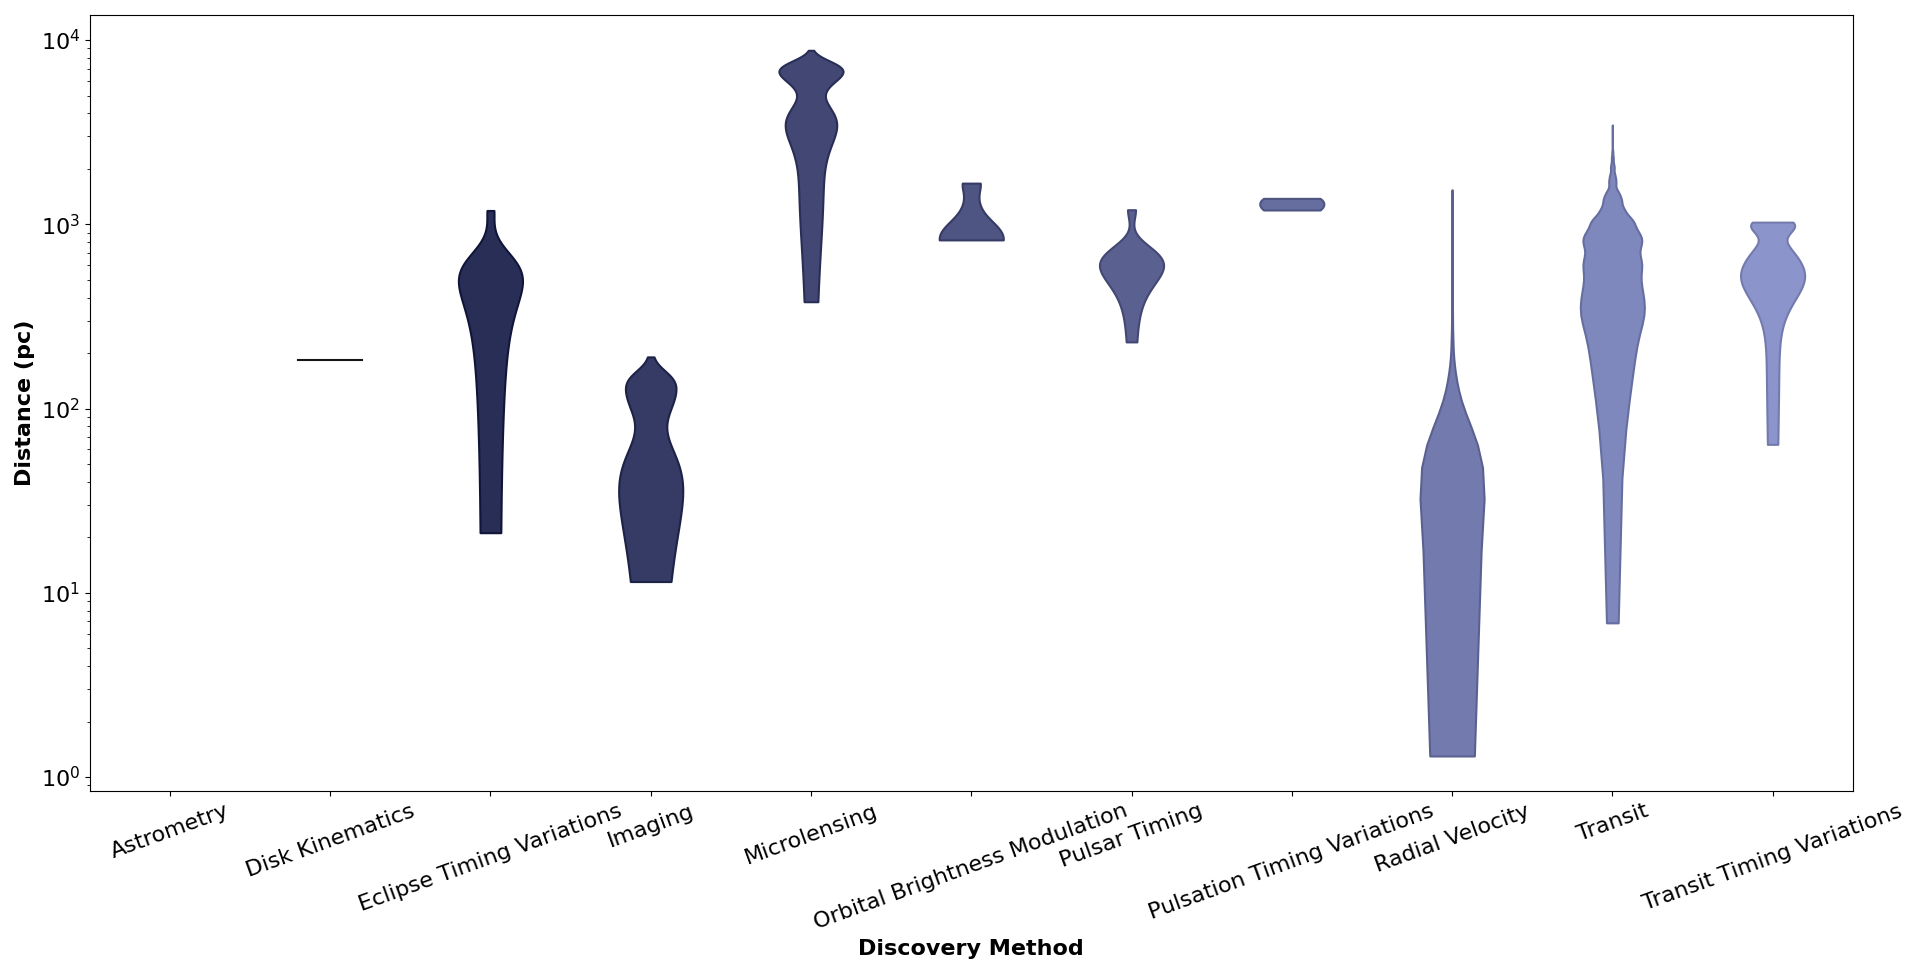

Source code (Python):

# Paths:
path_data = "data/"

# Packages:
import numpy as np
import pandas as pd
import seaborn as sns
import matplotlib.pyplot as plt
from matplotlib.colors import LinearSegmentedColormap
from matplotlib.collections import PolyCollection

# Display options:
pd.set_option("display.width", 1200)
pd.set_option("display.max_columns", 300)
pd.set_option("display.max_rows", 300)

# Dataset:
df = pd.read_csv(path_data + "nasa_exoplanets.csv")
df_varnames = pd.read_csv(path_data + "nasa_exoplanets_var_names.csv")

# Variables:
cat_var = "discoverymethod"
cat_var_name = df_varnames.loc[(df_varnames["var"] == cat_var), ["var_name"]].values[0][0]
num_var = "sy_dist"
num_var_name = df_varnames.loc[(df_varnames["var"] == num_var), ["var_name"]].values[0][0]

# Adapt the data:
df_plot = df.loc[:, [cat_var, num_var]].sort_values(cat_var)

# Deal with nan:
df_plot[cat_var] = df_plot[cat_var].fillna("NA")

# Plot:
lvls = df_plot[cat_var].unique()
n_levels = len(lvls)
cmap = LinearSegmentedColormap.from_list("my_palette", ["#111539", "#97A1D9"])
my_palette = [cmap(i/n_levels) for i in np.array(range(n_levels))]

fig, ax = plt.subplots(
    figsize = (20, 10),
    tight_layout = True
)
sns.violinplot(
    data = df_plot,
    x = cat_var,
    y = num_var,
    color = cat_var,
    hue = cat_var,
    dodge = False,
    palette = my_palette,
    saturation = 1,
    width = 0.4,
    inner = None,
    cut = 0,
    ax = ax
)
for i, art in enumerate(ax.get_children()):
    if isinstance(art, PolyCollection):
        art.set_edgecolor(my_palette[i])

_ = ax.set_yscale("log")
_ = ax.set_xlabel(
    cat_var_name,
    fontsize = 16,
    fontweight = "bold"
)
_ = ax.set_ylabel(
    num_var_name,
    fontsize = 16,
    fontweight = "bold"
)
_ = ax.tick_params(
    axis = "x", 
    which = "major", 
    labelsize = 16,
    rotation = 20
)
_ = ax.tick_params(
    axis = "y", 
    which = "major", 
    labelsize = 16
)
plt.legend(
    [], [], 
    frameon = False
)
